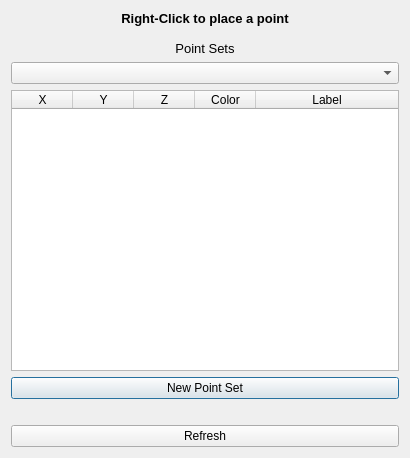
<?xml version="1.0" encoding="UTF-8"?>
<ui version="4.0">
 <class>pointPlacement</class>
 <widget class="QDialog" name="pointPlacement">
  <property name="geometry">
   <rect>
    <x>0</x>
    <y>0</y>
    <width>410</width>
    <height>458</height>
   </rect>
  </property>
  <property name="windowTitle">
   <string>Point Placement Dialog</string>
  </property>
  <layout class="QVBoxLayout" name="verticalLayout">
   <item>
    <widget class="QLabel" name="label">
     <property name="text">
      <string>&lt;!DOCTYPE HTML PUBLIC &quot;-//W3C//DTD HTML 4.0//EN&quot; &quot;http://www.w3.org/TR/REC-html40/strict.dtd&quot;&gt;
&lt;html&gt;&lt;head&gt;&lt;meta name=&quot;qrichtext&quot; content=&quot;1&quot; /&gt;&lt;style type=&quot;text/css&quot;&gt;
p, li { white-space: pre-wrap; }
&lt;/style&gt;&lt;/head&gt;&lt;body style=&quot; font-family:'Sans'; font-size:10pt; font-weight:400; font-style:normal;&quot;&gt;
&lt;p style=&quot; margin-top:0px; margin-bottom:0px; margin-left:0px; margin-right:0px; -qt-block-indent:0; text-indent:0px;&quot;&gt;&lt;span style=&quot; font-weight:600;&quot;&gt;Right-Click to place a point&lt;/span&gt;&lt;/p&gt;
&lt;p style=&quot;-qt-paragraph-type:empty; margin-top:0px; margin-bottom:0px; margin-left:0px; margin-right:0px; -qt-block-indent:0; text-indent:0px;&quot;&gt;&lt;/p&gt;
&lt;p style=&quot; margin-top:0px; margin-bottom:0px; margin-left:0px; margin-right:0px; -qt-block-indent:0; text-indent:0px;&quot;&gt;Point Sets&lt;/p&gt;&lt;/body&gt;&lt;/html&gt;</string>
     </property>
     <property name="alignment">
      <set>Qt::AlignCenter</set>
     </property>
    </widget>
   </item>
   <item>
    <widget class="QComboBox" name="setCombo"/>
   </item>
   <item>
    <widget class="QTableWidget" name="setTable">
     <attribute name="horizontalHeaderDefaultSectionSize">
      <number>61</number>
     </attribute>
     <attribute name="horizontalHeaderStretchLastSection">
      <bool>true</bool>
     </attribute>
     <column>
      <property name="text">
       <string>X</string>
      </property>
     </column>
     <column>
      <property name="text">
       <string>Y</string>
      </property>
     </column>
     <column>
      <property name="text">
       <string>Z</string>
      </property>
     </column>
     <column>
      <property name="text">
       <string>Color</string>
      </property>
     </column>
     <column>
      <property name="text">
       <string>Label</string>
      </property>
     </column>
    </widget>
   </item>
   <item>
    <widget class="QPushButton" name="newPointsButton">
     <property name="toolTip">
      <string>Press to create a new 3D Point Buffer Object</string>
     </property>
     <property name="text">
      <string>New Point Set</string>
     </property>
    </widget>
   </item>
   <item>
    <widget class="QLabel" name="userInfo">
     <property name="text">
      <string/>
     </property>
    </widget>
   </item>
   <item>
    <widget class="QPushButton" name="refreshButton">
     <property name="toolTip">
      <string>Press to refresh the list of Point Sets</string>
     </property>
     <property name="text">
      <string>Refresh</string>
     </property>
    </widget>
   </item>
  </layout>
 </widget>
 <resources/>
 <connections/>
</ui>
